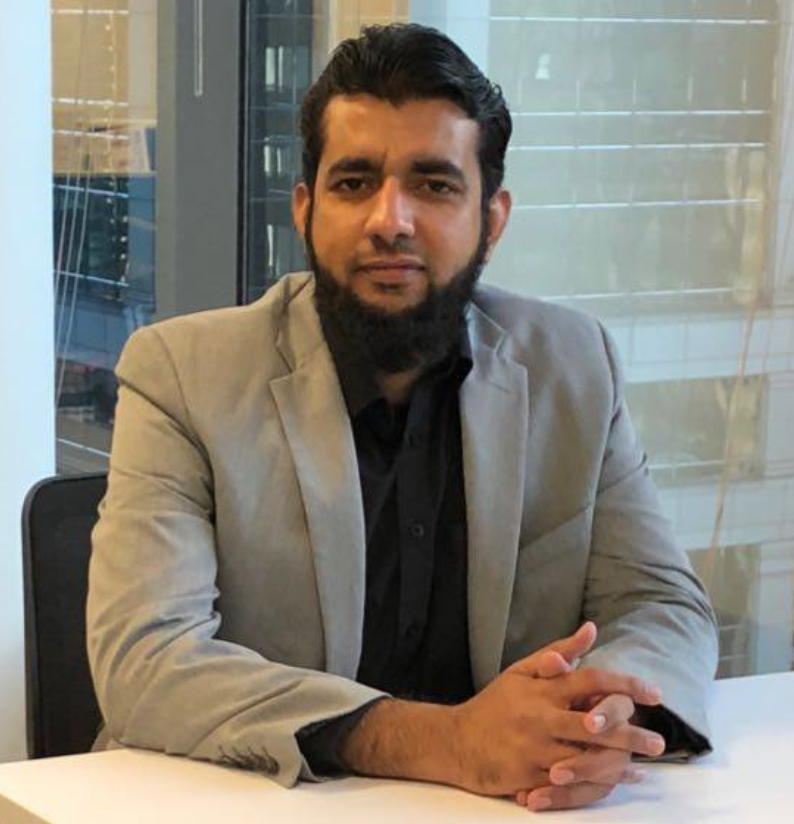
#> input picture Code/dotIPYNB/ComputerVision/images/f.png, 794 x 824 px
$ jupyter execute 01_image.ipynb
#> lines starting #> are read from the running program, lines starting #| are printed output that depends on the picture
[cell 1]
# %pip install opencv-python

[cell 2]
# import libraries
import numpy as np
import cv2 as cv

[cell 3]
#read the image from images folder
img = cv.imread('./images/f.png') # make sure you have the same .png, .jpg, .jpeg file
#> img is the input picture: shape (824, 794, 3); mean B, G, R 119.2, 129.1, 133.8

[cell 4]
#show the image
cv.imshow('image',img)
cv.waitKey(0)
cv.destroyAllWindows()

[cell 5]
# check image size
img.shape
#> Out = (824, 794, 3)

[cell 6]
#conver the image into grayscale and then check the size
# convert the image into grayscale
gray_img = cv.cvtColor(img, cv.COLOR_BGR2GRAY)
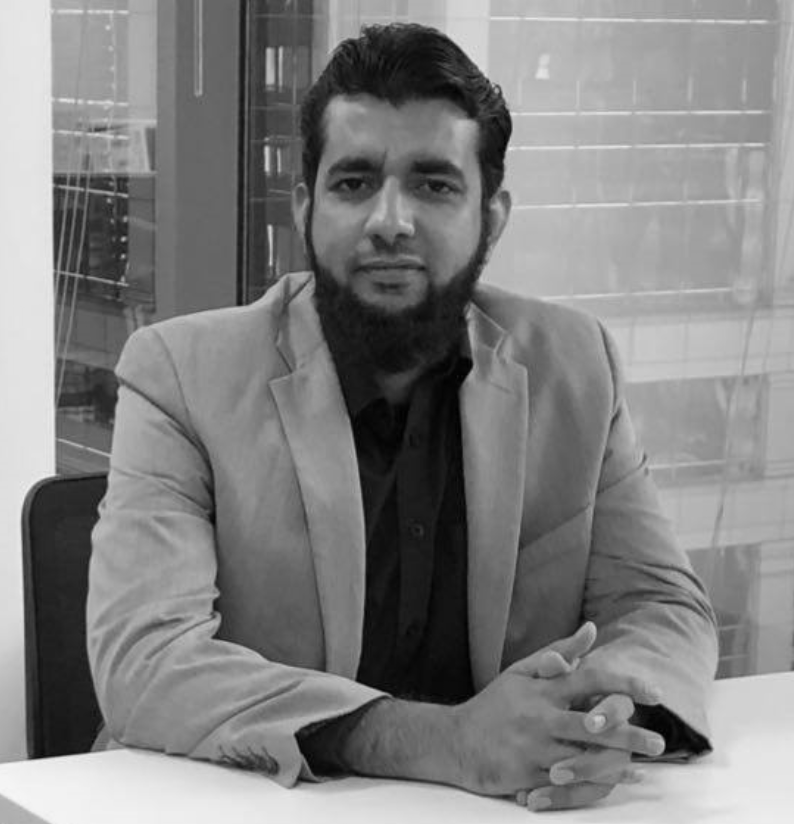
#> gray_img: shape (824, 794); min 0, max 246, mean 129.4

# check the size of the grayscale image
gray_img.shape
#> Out = (824, 794)
